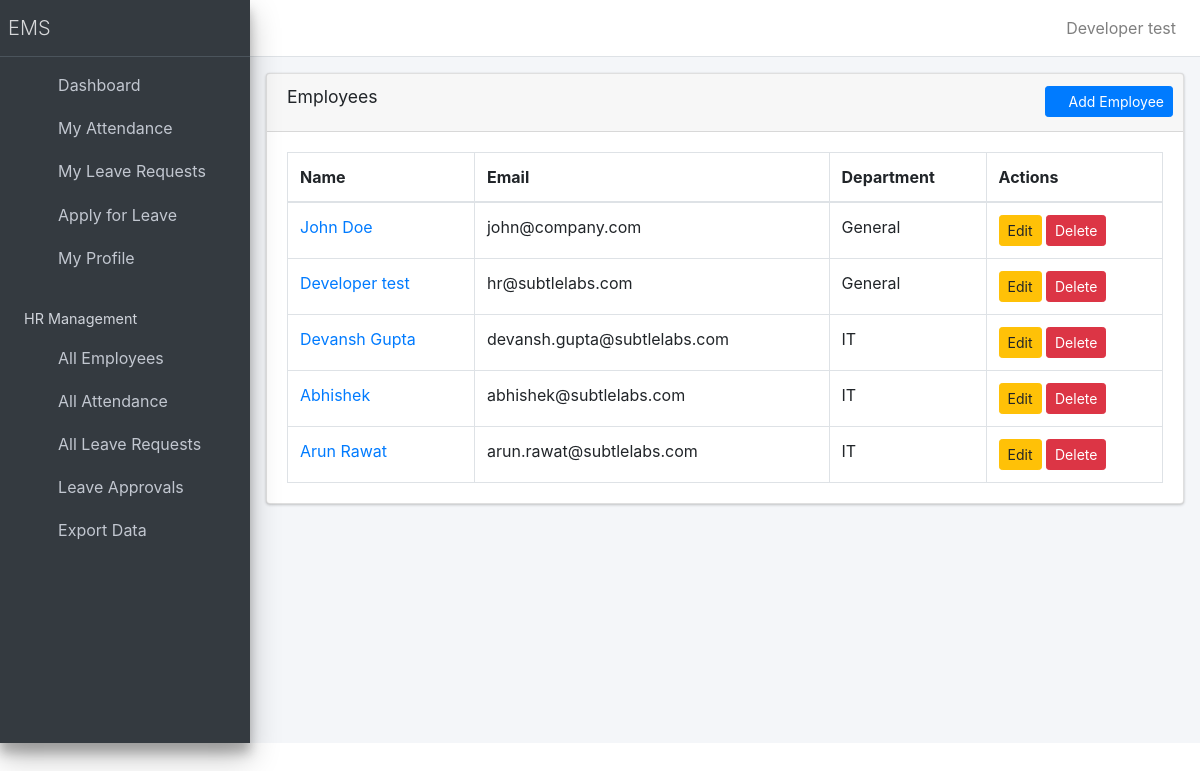
The page /hr/employees/ (signed in) on the database its author committed.
### employee/models.py (models this page shows, shortened)
class Employee(models.Model):
    user = models.OneToOneField(User, on_delete=models.CASCADE, null=True, blank=True)
    first_name = models.CharField(max_length=30)
    last_name = models.CharField(max_length=30)
    email = models.EmailField(unique=True)
    position = models.CharField(max_length=50)
    department = models.CharField(max_length=50)
    date_hired = models.DateField()
    class Meta:
       ordering = ['-date_hired']

### employee/views/hr_views.py (the view)
# urls.py: path("hr/employees/", EmployeeListView.as_view(), name="employee_list"),
@hr_required
class EmployeeListView(View):
    def get(self, request):
        employees = Employee.objects.all()
        return render(request, "hr/employee_list.html", {"employees": employees})

### employee/context_processors.py (called while the page is built)
def employee_context(request):
    context = {}
    if request.user.is_authenticated:
        try:
            from .models import Employee
            employee = Employee.objects.get(user=request.user)
            context['employee'] = employee
            context['employee_name'] = f"{employee.first_name} {employee.last_name}".strip()
        except Employee.DoesNotExist:
            context['employee'] = None
            context['employee_name'] = None
    return context

### employee/utils.py (called while the page is built)
def is_hr(user):
    return user.is_authenticated and user.groups.filter(name='HR').exists()

### employee/templates/hr/employee_list.html (shortened to what this page needs)
{% extends "base.html" %}
{% block content %}
<div class="card">
  <div class="card-header">
    <h3 class="card-title">
        Employees
    </h3>
    <div class="card-tools">
        <a href="{% url 'create_employee' %}" class="btn btn-primary btn-sm">
           <i class="fas fa-plus"></i>
                Add Employee
        </a>
    </div>
  </div>
  <div class="card-body">
    <table class="table table-bordered">
      <tr>
        <th>Name</th>
        <th>Email</th>
        <th>Department</th>
        <th>Actions</th>
      </tr>
      <tbody>
      {% for emp in employees %}
      <tr>
          <td>
              <a href="{% url 'employee_detail' emp.pk %}">
                  {{ emp.first_name }} {{ emp.last_name }}
              </a>
          </td>
          <td>{{ emp.email }}</td>
          <td>{{ emp.department }}</td>
          <td>
              <a href="{% url 'update_employee' emp.pk %}" class="btn btn-sm btn-warning">Edit</a>
              <form method="post" action="{% url 'delete_employee' emp.pk %}" style="display:inline;" onsubmit="return confirm('Are you sure you want to delete {{ emp.first_name }} {{ emp.last_name }}?');">
                <button type="submit" class="btn btn-sm btn-danger">Delete</button>
              </form>
          </td>
      </tr>
      {% endfor %}
      </tbody>
    </table>
  </div>
</div>
{% endblock %}

### rows shown on the page
Employee: first_name "John", last_name "Doe", email "john@company.com", department "General"
Employee: first_name "Developer", last_name "test", email "hr@subtlelabs.com", department "General"
Employee: first_name "Devansh", last_name "Gupta", email "devansh.gupta@subtlelabs.com", department "IT"
Employee: first_name "Abhishek", email "abhishek@subtlelabs.com", department "IT"
Employee: first_name "Arun", last_name "Rawat", email "arun.rawat@subtlelabs.com", department "IT"

### other values the page prints
{{ employee_name }} "Developer test"
